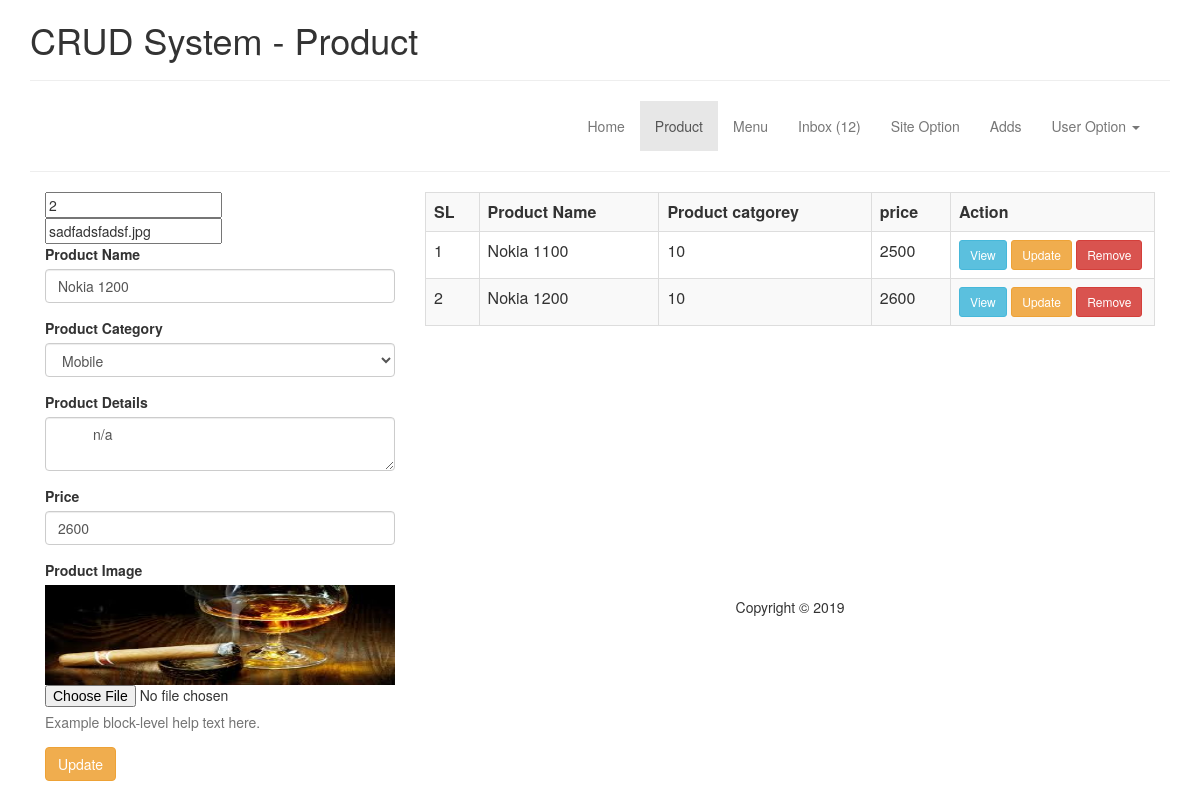
Page /mv-admin/index.php?page=Product&upid=2 on the committed database.
### tables this page shows
CREATE TABLE `tb_product` (
  `id` int(11) NOT NULL,
  `product_name` varchar(255) NOT NULL,
  `product_price` varchar(255) NOT NULL,
  `product_details` varchar(255) NOT NULL,
  `product_category` varchar(255) NOT NULL,
  `product_image` varchar(255) NOT NULL,
  `updated_at` varchar(255) NOT NULL
);

CREATE TABLE `tb_menu` (
  `id` int(11) NOT NULL,
  `menu_title` varchar(255) NOT NULL,
  `menu_name` varchar(255) NOT NULL,
  `update_at` varchar(255) NOT NULL
);

### mvc-FRAMEWORK/Library/Database.php (called while the page is built, shortened)
<?php
Class Database{
	public $host   = DB_HOST;
	public $user   = DB_USER;
	public $pass   = DB_PASS;
	public $dbname = DB_NAME;
	public $link;
	private function connectDB(){
	$this->link = new mysqli($this->host, $this->user, $this->pass, $this->dbname);
 }
	public function select($query){
		$result = $this->link->query($query) or die($this->link->error.__LINE__);
		if($result->num_rows > 0){
			return $result;
		} else {
			return false;
		}
	}
	public function insert($query){
	$insert_row = $this->link->query($query) or die($this->link->error.__LINE__);
	if($insert_row){
		return $insert_row;
	} else {
		return false;
	}
  }
}

### mv-admin/Files/Product.php (the view, shortened to what this page needs)
<?php
	if(isset($_GET['upid'])){
		$upid = $_GET['upid'];
		$qry_update = "SELECT * FROM tb_product WHERE id='$upid'";
		$update_result = $DB->insert($qry_update);
		if($update_result){
			$update_product = $update_result->fetch_assoc();
		}
	}
?>
<div class="" style="min-height:400px;  ">
	<div class="col-md-4">
<?php
	if(isset($update_product)){
?>
<form action="index.php?page=Product" method="post" enctype="multipart/form-data">
	<input type="" value="<?php echo $upid; ?>" name="update_id">
	<input type="" value="<?php echo $update_product['product_image'];?>" name="old_image" >
  <div class="form-group">
    <label for="exampleInputEmail1">Product Name</label>
    <input name="product_name" type="text" class="form-control" id="exampleInputEmail1" value="<?php if(isset($update_product)){ echo $update_product['product_name']; } ?>">
  </div>
  <div class="form-group">
    <label for="exampleInputEmail1"> Product Category </label>
  	<select class="form-control" name="product_category">
  		<?php
  			$catid = $update_product['product_category'];
  			$cat_qry= "SELECT * FROM tb_menu";
  			$result_cat = $DB->select($cat_qry);
  			if($result_cat){
  				while($product_menu = $result_cat->fetch_array()){
  				?>
  				<option value="<?php echo $product_menu['id'];?>" <?php
  				if($catid==$product_menu['id']){echo 'selected';}
  				?>><?php echo $product_menu['menu_title'];?></option>
  			<?php
  				}
  			}
  		?>
  	</select>
  </div>
  <div class="form-group">
    <label for="exampleInputEmail1">Product Details</label>
    <textarea name="product_details" class="form-control">
    	 <?php if(isset($update_product)){ echo $update_product['product_details']; } ?>
    </textarea>
  </div>
  <div class="form-group">
    <label for="exampleInputEmail1">Price</label>
    <input name="product_price" type="text" class="form-control" id="exampleInputEmail1" value="<?php if(isset($update_product)){ echo $update_product['product_price']; } ?>">
  </div>
  <div class="form-group">
    <label for="exampleInputFile">Product Image</label>
    <img src="../images/products/<?php echo $update_product['product_image'];?>"alt="" style="width:100%;height:100px;">
    <input name="product_image" type="file" id="exampleInputFile">
    <p class="help-block">Example block-level help text here.</p>
  </div>
  <button name="update_product_save" type="submit" class="btn btn-warning">Update</button>
</form>
<?php
	}
?>
	</div>
	<div class="col-md-8">
<table class="table table-bordered table-striped">
	<tr>
		<th>SL</th>
		<th>Product Name</th>
		<th>Product catgorey</th>
		<th>price</th>
		<th style="width:28%;">Action</th>
	</tr>
<?php
	$laptop_query = "SELECT * FROM tb_product";
	$result = $DB->select($laptop_query);
	if($result){
		$i = 0;
		while ($laptop = $result->fetch_array()){
			$i++;
			?>
			<tr>
				<td><?php echo $i;?></td>
				<td><?php echo $laptop['product_name'];?></td>
				<td><?php echo $laptop['product_category'];?></td>
				<td><?php echo $laptop['product_price'];?></td>
				<td>
			<a href="" class="btn btn-info btn-sm" data-toggle="modal" data-target="#product_view<?php echo $laptop['id']; ?>">View</a>
			<a href="?page=Product&upid=<?php echo $laptop['id']; ?>" class="btn btn-warning btn-sm">Update</a>
			<a href="?page=Product&delid=<?php echo $laptop['id'];?>&del_img=<?php echo $laptop['product_image']; ?>" class="btn btn-danger btn-sm">Remove</a>
				</td>
	</tr>
		<?php
			}
	}
?>
</table>
	</div>
</div>

### rows in the picture
tb_product: old_image "sadfadsfadsf.jpg", product_name "Nokia 1200", product_category "Mobile", product_details "n/a", product_price "2600", product_image (picture), product_category "10"
tb_product: product_name "Nokia 1100", product_category "10", product_price "2500"

### other values in the picture
$pg "Product"
